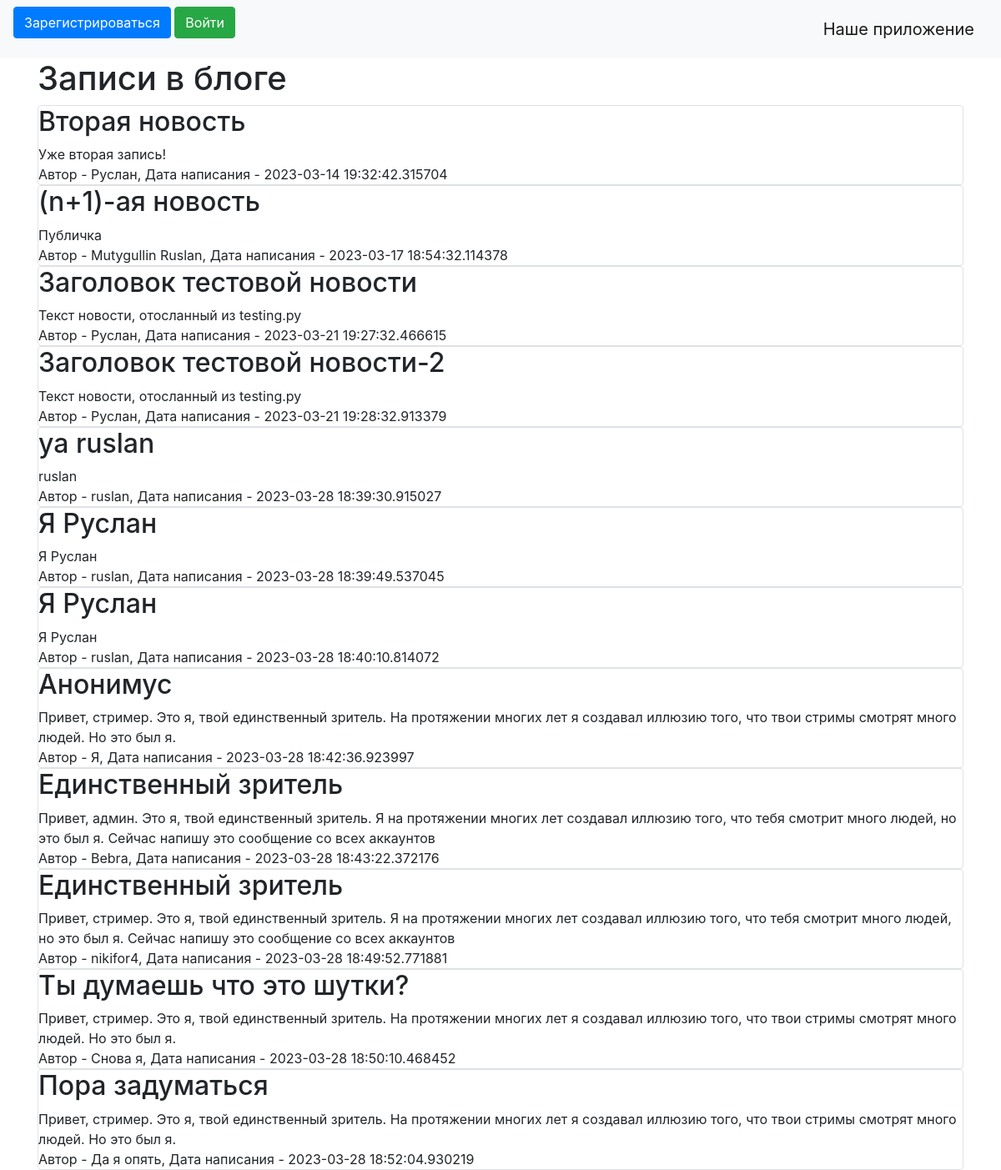
The page / on the database its author committed.
### data/news.py (models this page shows, shortened)
class News(SqlAlchemyBase, SerializerMixin):
    __tablename__ = 'news'
    id = Column(Integer, primary_key=True, autoincrement=True)
    title = Column(String, nullable=True)
    content = Column(String, nullable=True)
    created_date = Column(DateTime, default=datetime.datetime.now)
    is_private = Column(Boolean, default=True)
    is_published = Column(Boolean, default=True)
    user_id = Column(Integer, ForeignKey("users.id"))
    user = orm.relationship('User')

### data/users.py (models this page shows, shortened)
class User(SqlAlchemyBase, UserMixin, SerializerMixin):
    __tablename__ = 'users'
    id = Column(Integer, primary_key=True, autoincrement=True)
    name = Column(String, nullable=True)
    about = Column(String, nullable=True)
    email = Column(String, index=True, unique=True, nullable=True)
    hashed_password = Column(String, nullable=True)
    created_date = Column(DateTime, default=datetime.datetime.now)
    news = orm.relationship("News", back_populates='user')

### server.py (the view)
@app.route('/')
def index():
    db_sess = db_session.create_session()
    if current_user.is_authenticated:
        news = db_sess.query(News).filter(
            (News.user == current_user) | (News.is_private != True))
    else:
        news = db_sess.query(News).filter(News.is_private != True)
    return render_template("index.html", news=news)

### data/db_session.py (called while the page is built)
def create_session() -> Session:
    global __factory
    return __factory()

### templates/index.html (shortened to what this page needs)
{% extends "base.html" %}
{% block content %}
<h1>Записи в блоге</h1>
{% for item in news %}
<div class="col-md6 border rounded">
    <h2>{{item.title}}</h2>
    <div>
        {{item.content}}
    </div>
    <div>
        Автор - {{item.user.name}}, Дата написания - {{item.created_date}}
    </div>
</div>
{% endfor %}
{% endblock %}

### templates/base.html (shortened to what this page needs)
<!doctype html>
<html lang="en">
<head>
    <link rel="stylesheet"
          href="https://stackpath.bootstrapcdn.com/bootstrap/4.4.1/css/bootstrap.min.css"
>
</head>
<body>
<header>
    <nav class="navbar navbar-light bg-light">
        {% if current_user.is_authenticated %}
        <a class="navbar-brand" href="/logout">{{ current_user.name }}</a>
        <a href="news" class="btn btn-secondary">Добавить новость</a>
        {% else %}
        <p>
            <a class="btn btn-primary " href="/register">Зарегистрироваться</a>
            <a class="btn btn-success" href="/login">Войти</a>
        </p>
        {% endif %}
        <a class="navbar-brand" href="/">Наше приложение</a>
    </nav>
</header>
<main role="main" class="container">
    {% block content %}
    {% endblock %}
</main>
</body>
</html>

### rows shown on the page
News: title "Вторая новость", content "Уже вторая запись!", user.name "Руслан", created_date "2023-03-14 19:32:42.315704"
News: title "(n+1)-ая новость", content "Публичка", user.name "Mutygullin Ruslan", created_date "2023-03-17 18:54:32.114378"
News: title "Заголовок тестовой новости", content "Текст новости, отосланный из testing.py", user.name "Руслан", created_date "2023-03-21 19:27:32.466615"
News: title "Заголовок тестовой новости-2", content "Текст новости, отосланный из testing.py", user.name "Руслан", created_date "2023-03-21 19:28:32.913379"
News: title "ya ruslan", content "ruslan", user.name "ruslan", created_date "2023-03-28 18:39:30.915027"
News: title "Я Руслан", content "Я Руслан", user.name "ruslan", created_date "2023-03-28 18:39:49.537045"
News: title "Я Руслан", content "Я Руслан", user.name "ruslan", created_date "2023-03-28 18:40:10.814072"
News: title "Анонимус", content "Привет, стример. Это я, твой единственный зритель. На протяжении многих лет я создавал иллюзию того, что твои стримы смотрят много людей. Но это был я.", user.name "Я", created_date "2023-03-28 18:42:36.923997"
News: title "Единственный зритель", content "Привет, админ. Это я, твой единственный зритель. Я на протяжении многих лет создавал иллюзию того, что тебя смотрит много людей, но это был я. Сейчас напишу это сообщение со всех аккаунтов", user.name "Bebra", created_date "2023-03-28 18:43:22.372176"
News: title "Единственный зритель", content "Привет, стример. Это я, твой единственный зритель. Я на протяжении многих лет создавал иллюзию того, что тебя смотрит много людей, но это был я. Сейчас напишу это сообщение со всех аккаунтов", user.name "nikifor4", created_date "2023-03-28 18:49:52.771881"
News: title "Ты думаешь что это шутки?", content "Привет, стример. Это я, твой единственный зритель. На протяжении многих лет я создавал иллюзию того, что твои стримы смотрят много людей. Но это был я.", user.name "Снова я", created_date "2023-03-28 18:50:10.468452"
News: title "Пора задуматься", content "Привет, стример. Это я, твой единственный зритель. На протяжении многих лет я создавал иллюзию того, что твои стримы смотрят много людей. Но это был я.", user.name "Да я опять", created_date "2023-03-28 18:52:04.930219"
